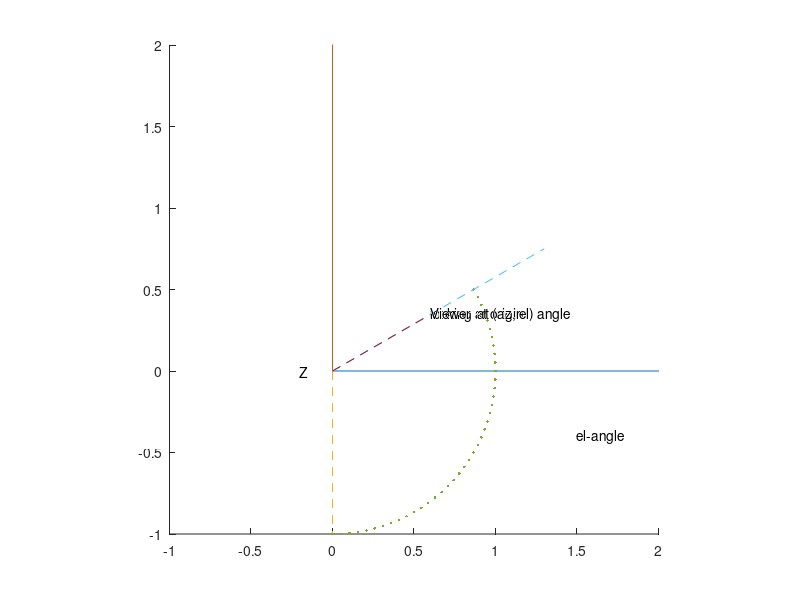

The MATLAB source for this figure: (Note: this script raises an error after producing the figure.)
% f2_22 
% view_Point_fig.m

close, clear, clf
set(gcf, 'NumberTitle','off','Name', 'Figure 2.22')
axis([-1,2,-1,2,-0,2])
axis('square')
hold on
x=[0,3];
y=[0,0];
z=[0,0];     
plot3(x,y,z);
text(3.2,0,0,'X')
x=[0,0];
y=[0,3];
z=[0,0];     

plot3(x,y,z);
plot3(x,-y,z, '--');

text(0, 3.4,0,'Y')
text(0, -3.4,0.1,'(reference angle)')
text(0, -3.4,+0.3,'az=0, el=0 ')
text(1, -1.9,+0.3,'az-angle ')
text(1.5, -0.4,+1.2,'el-angle ')


x=[0,0];
y=[0,0];
z=[0,3];     


plot3(x,y,z);

%xlabel('x');
%ylabel('y');
%zlabel('z');
text(-0.2,0, 2.4,'Z')
tha=0.5*pi/3;
dth=tha/10;
th=-pi/2:dth:tha;
r=1.5;
xr=cos(th);
yr=sin(th);
zr=zeros(size(xr));
plot3(xr,yr,zr,'.');

plot3([0,cos(tha)*r], [0,sin(tha)*r],[ 0,0] ,'--')
phi=0.8*pi/2;
r2=r*1.5;
plot3([0,cos(tha)*r2*cos(phi)], [0,sin(tha)*r2*cos(phi)],[ 0,sin(phi)*r2] ,'--')
text(cos(tha)*r2*cos(phi), sin(tha)*r2*cos(phi), sin(phi)*r2+0.7, 'Viewer  at (az, el) angle ')
text(cos(tha)*r2*cos(phi), sin(tha)*r2*cos(phi), sin(phi)*r2+0.55, 'looking at origin')
x0=cos(tha)*r2*cos(phi); y0= sin(tha)*r2*cos(phi)+0.1; z0= sin(phi)*r2+0.1;

two_eyes(190,-45,x0,y0,z0,0.3)


%text(cos(tha)*r2*cos(phi)-0.1, sin(tha)*r2*cos(phi), sin(phi)*r2, 'O')
%text(cos(tha)*r2*cos(phi)-0.1, sin(tha)*r2*cos(phi), sin(phi)*r2, 'o')
dphi=phi/30;
phip=0:dphi:phi;
xp = cos(tha)*r2*cos(phip)*0.5;
yp=sin(tha)*r2*cos(phip)*0.5;
zp=sin(phip)*r2*0.5;
plot3(xp,yp,zp,'.')
axis('off')

view(40,30)
%view(-30,30)
%print view_Point_fig.ps
